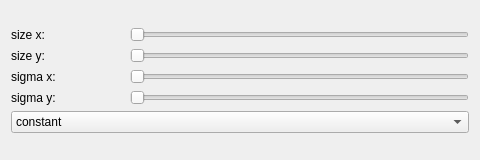
<?xml version="1.0" encoding="UTF-8"?>
<ui version="4.0">
 <class>DialogGaussian</class>
 <widget class="QDialog" name="DialogGaussian">
  <property name="geometry">
   <rect>
    <x>0</x>
    <y>0</y>
    <width>480</width>
    <height>160</height>
   </rect>
  </property>
  <property name="windowTitle">
   <string>Dialog</string>
  </property>
  <layout class="QGridLayout" name="gridLayout_2">
   <item row="0" column="0">
    <layout class="QGridLayout" name="gridLayout" columnstretch="1,3">
     <item row="3" column="0">
      <widget class="QLabel" name="label_4">
       <property name="text">
        <string>sigma y:</string>
       </property>
      </widget>
     </item>
     <item row="0" column="1">
      <widget class="QSlider" name="sliderSizeX">
       <property name="minimum">
        <number>3</number>
       </property>
       <property name="maximum">
        <number>23</number>
       </property>
       <property name="singleStep">
        <number>2</number>
       </property>
       <property name="orientation">
        <enum>Qt::Horizontal</enum>
       </property>
      </widget>
     </item>
     <item row="1" column="0">
      <widget class="QLabel" name="label_2">
       <property name="text">
        <string>size y:</string>
       </property>
      </widget>
     </item>
     <item row="0" column="0">
      <widget class="QLabel" name="label">
       <property name="text">
        <string>size x:</string>
       </property>
      </widget>
     </item>
     <item row="2" column="0">
      <widget class="QLabel" name="label_3">
       <property name="text">
        <string>sigma x:</string>
       </property>
      </widget>
     </item>
     <item row="1" column="1">
      <widget class="QSlider" name="sliderSizeY">
       <property name="minimum">
        <number>3</number>
       </property>
       <property name="maximum">
        <number>23</number>
       </property>
       <property name="singleStep">
        <number>2</number>
       </property>
       <property name="orientation">
        <enum>Qt::Horizontal</enum>
       </property>
      </widget>
     </item>
     <item row="3" column="1">
      <widget class="QSlider" name="sliderSigmaY">
       <property name="minimum">
        <number>1</number>
       </property>
       <property name="maximum">
        <number>5000</number>
       </property>
       <property name="value">
        <number>1</number>
       </property>
       <property name="orientation">
        <enum>Qt::Horizontal</enum>
       </property>
      </widget>
     </item>
     <item row="2" column="1">
      <widget class="QSlider" name="sliderSigmaX">
       <property name="minimum">
        <number>1</number>
       </property>
       <property name="maximum">
        <number>5000</number>
       </property>
       <property name="singleStep">
        <number>10</number>
       </property>
       <property name="value">
        <number>1</number>
       </property>
       <property name="orientation">
        <enum>Qt::Horizontal</enum>
       </property>
      </widget>
     </item>
     <item row="4" column="0" colspan="2">
      <widget class="QComboBox" name="comboBox">
       <item>
        <property name="text">
         <string>constant</string>
        </property>
       </item>
       <item>
        <property name="text">
         <string>replicate</string>
        </property>
       </item>
       <item>
        <property name="text">
         <string>reflect</string>
        </property>
       </item>
       <item>
        <property name="text">
         <string>reflect_101</string>
        </property>
       </item>
      </widget>
     </item>
    </layout>
   </item>
  </layout>
 </widget>
 <resources/>
 <connections/>
</ui>
